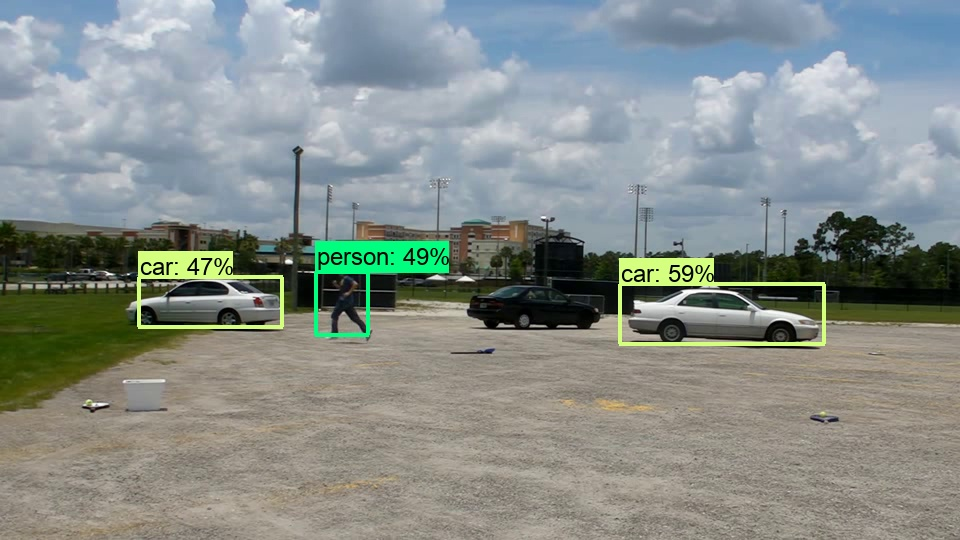
#> input picture b4.jpg, 960 x 540 px
$ python thresholding.py
#> lines starting #> are read from the running program, lines starting #| are printed output that depends on the picture; after the words box and inside, x2 and y2 are one past the last pixel; in counts of white or black regions, pixels touching at a corner belong together
import numpy as np
import cv2

img = cv2.imread("b4.jpg", cv2.IMREAD_GRAYSCALE)
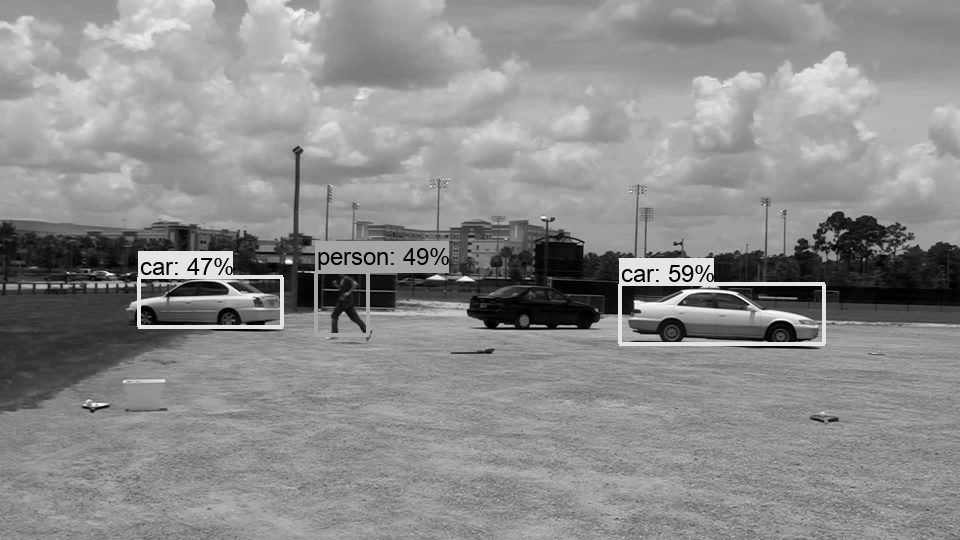
#> img: shape (540, 960); min 0, max 255, mean 139.9
hsv = cv2.imread("b4.jpg", cv2.COLOR_BGR2HSV)
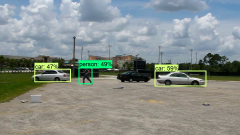
#> hsv: shape (135, 240, 3); mean B, G, R 138.8, 142.5, 135

_, threshold_binary = cv2.threshold(img, 128, 255, cv2.THRESH_BINARY)
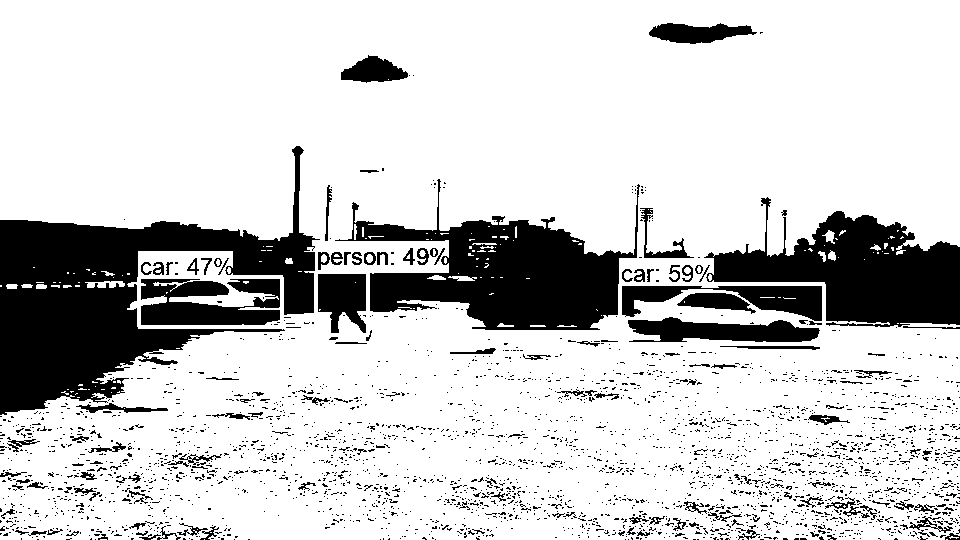
#> threshold_binary: shape (540, 960); 80.2% white; 2876 black regions (2727 under 20 px), largest, box (x1, y1, x2, y2) and area: (0, 146, 320, 415) 31959, (335, 179, 640, 330) 19697, (704, 197, 960, 327) 16394
_, threshold_binary_inv = cv2.threshold(img, 128, 255, cv2.THRESH_BINARY_INV)
_, threshold_trunc = cv2.threshold(img, 128, 255, cv2.THRESH_TRUNC)
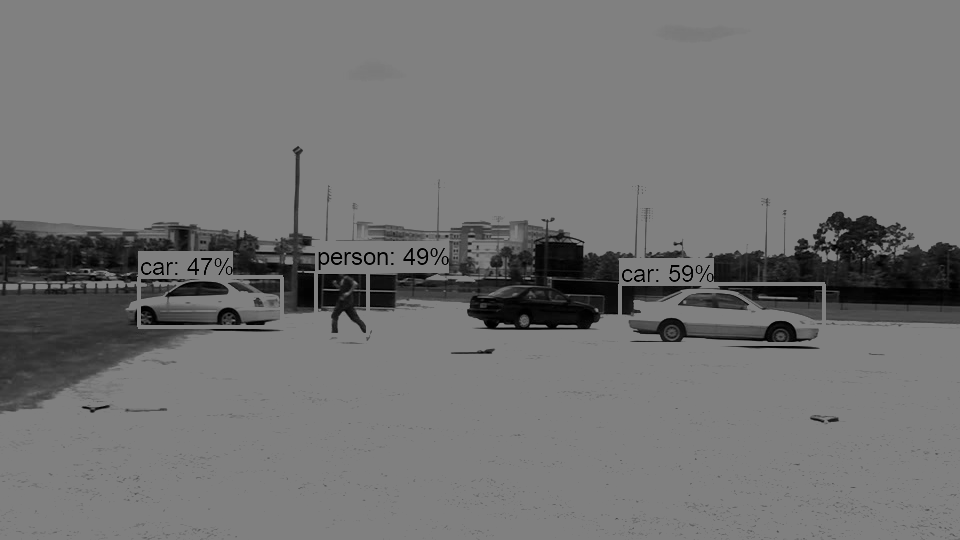
#> threshold_trunc: shape (540, 960); min 0, max 128, mean 115.1
_, threshold_to_zero = cv2.threshold(img, 128, 255, cv2.THRESH_TOZERO)
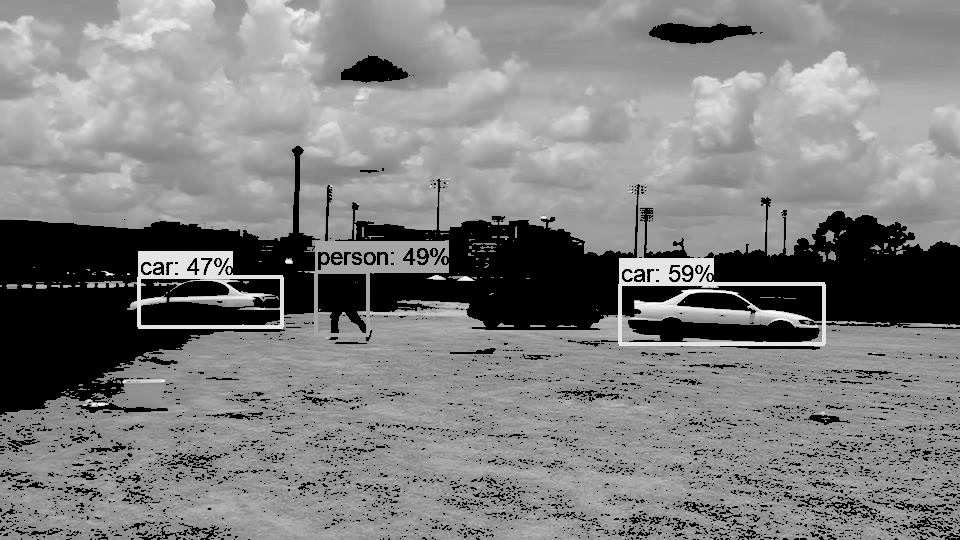
#> threshold_to_zero: shape (540, 960); min 0, max 255, mean 127.5


cv2.imshow("Image", img)
cv2.imshow("hsv", hsv)

cv2.imshow("th binary", threshold_binary)
cv2.imshow("th binary inv", threshold_binary_inv)
cv2.imshow("th trunc", threshold_trunc)
cv2.imshow("th to zero", threshold_to_zero)

cv2.waitKey(0)
cv2.destroyAllWindows()

$ run again, with b3.jpg copied over b4.jpg
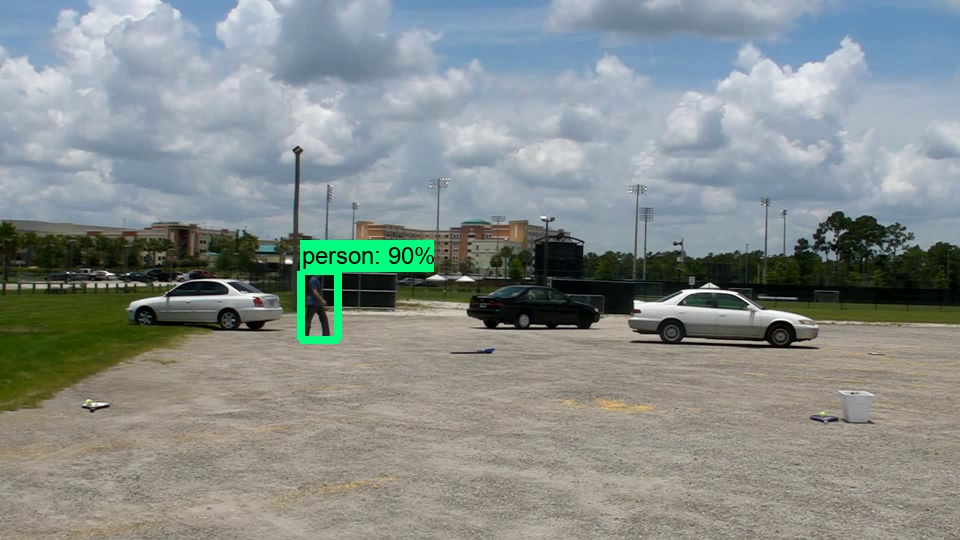
#> input picture b3.jpg, 960 x 540 px
#> `_, threshold_binary = cv2.threshold(img, 128, 255, cv2.THRESH_BINARY)`:
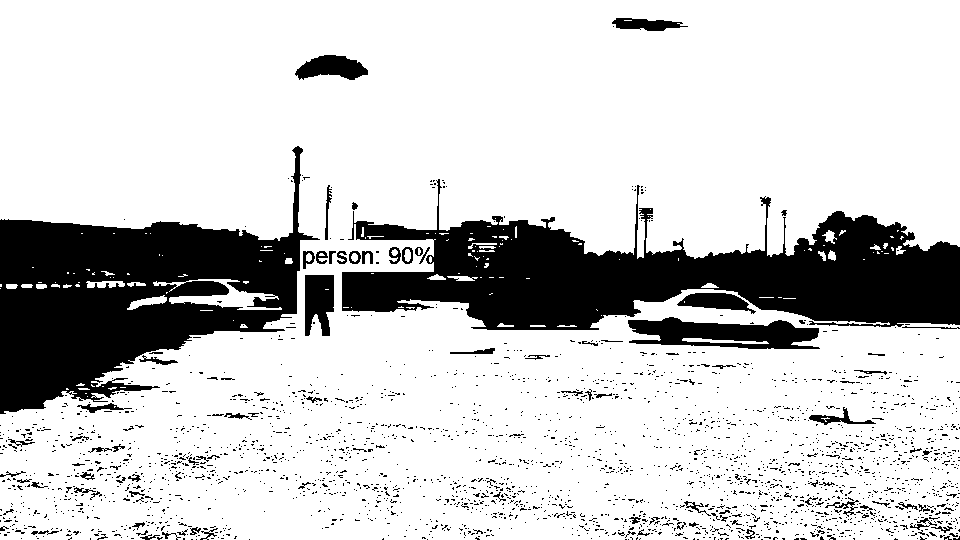
#> threshold_binary: shape (540, 960); 80% white; 2547 black regions (2447 under 20 px), largest, box (x1, y1, x2, y2) and area: (342, 179, 960, 330) 44628, (0, 146, 320, 414) 38841, (628, 317, 820, 349) 3908
#> `_, threshold_to_zero = cv2.threshold(img, 128, 255, cv2.THRESH_TOZERO)`:
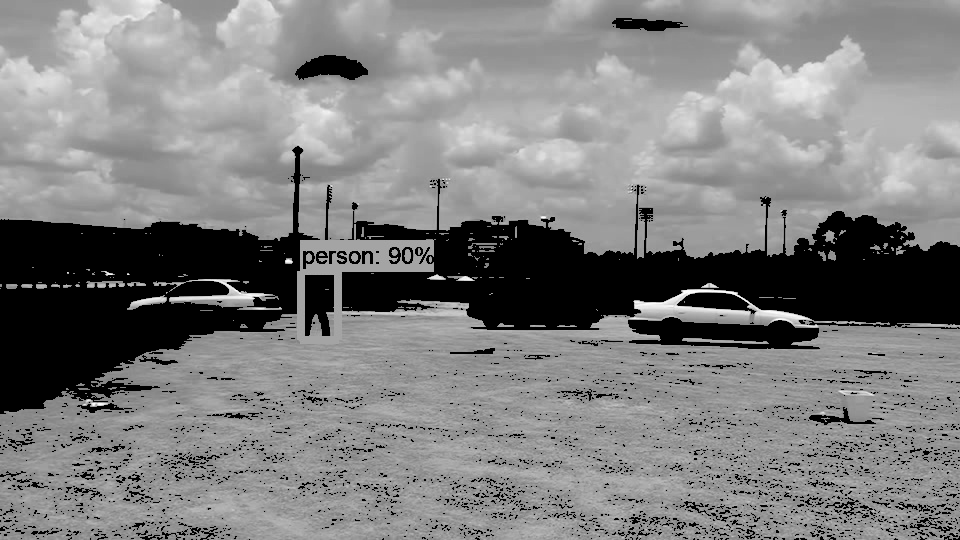
#> threshold_to_zero: shape (540, 960); min 0, max 255, mean 127
